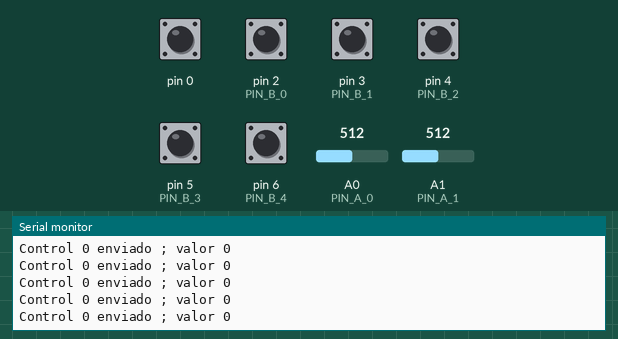
Simulated run of this sketch. Board: Arduino Leonardo, built with avr-gcc and run on an emulated ATmega32U4. Shown: the last lines printed to the serial monitor. Inputs (shaded band) come from the test bench; at power-on: pin 0, pin 2 (PIN_B_0), pin 3 (PIN_B_1), pin 4 (PIN_B_2), pin 5 (PIN_B_3), pin 6 (PIN_B_4) HIGH, A0 (PIN_A_0) = 512, A1 (PIN_A_1) = 512.

Above: at 1.2 s.
1.3 s: pin 0 pulled LOW for 0.15 s
At 1.45 s:
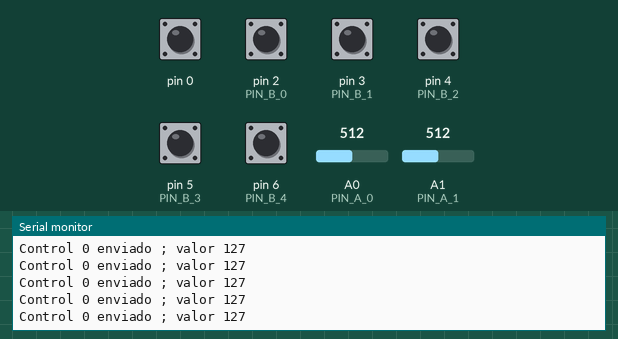
2.9 s: pin 2 (PIN_B_0) pulled LOW for 0.15 s
At 3.8 s:
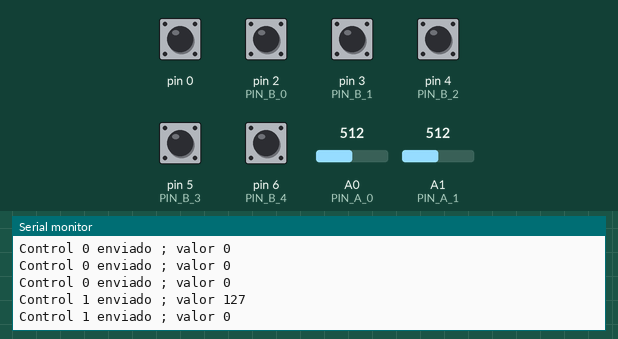
4.5 s: pin 3 (PIN_B_1) pulled LOW for 0.15 s
At 5.6 s:
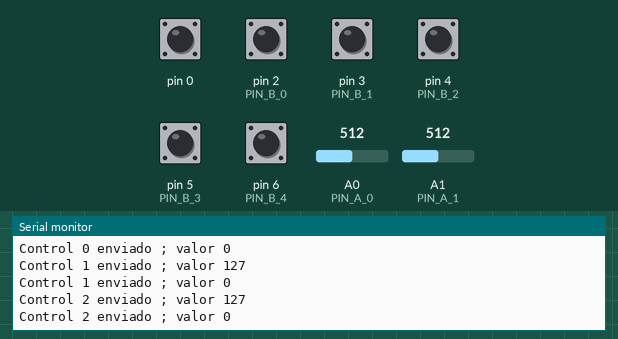
6.1 s: pin 4 (PIN_B_2) pulled LOW for 0.15 s
At 7.4 s:
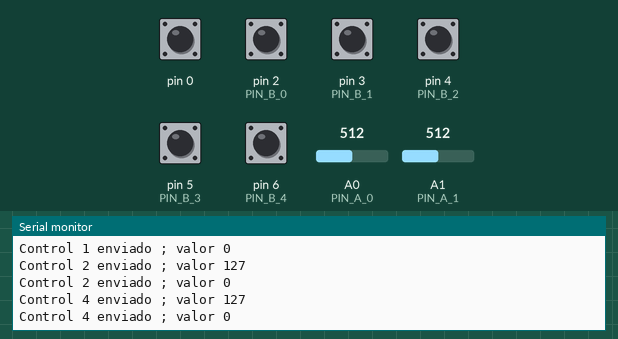
7.7 s: pin 5 (PIN_B_3) pulled LOW for 0.15 s
At 9.0 s:
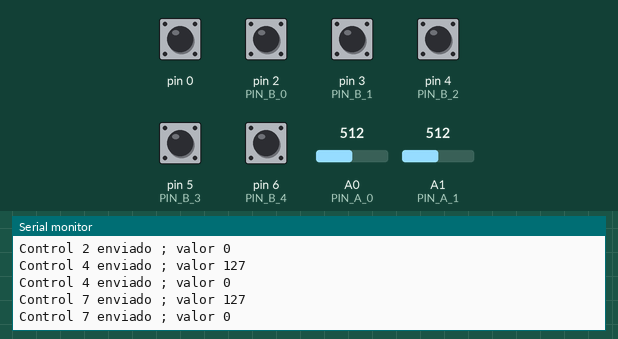
9.3 s: pin 6 (PIN_B_4) pulled LOW for 0.15 s
At 11.0 s:
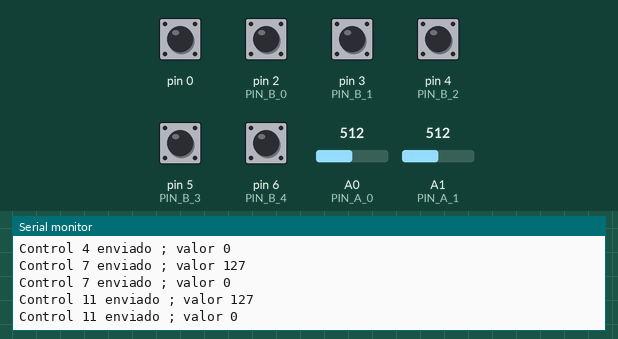
Timing chart, 0 to 11.9 s (numbered marks = the images above; inputs shaded):
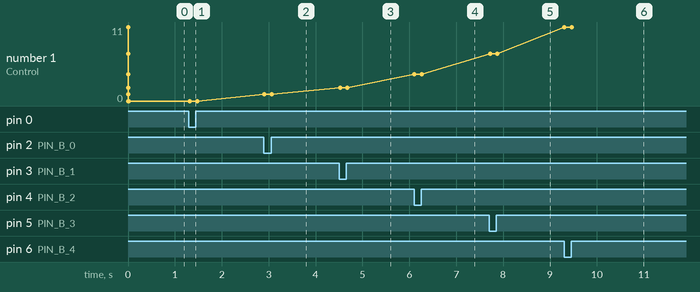

Measured:
- after the input at 1.3 s, the serial monitor: prints a new line at once (image 1)
- after the input at 2.9 s, the serial monitor: prints a new line at once (image 2)
- after the input at 4.5 s, the serial monitor: prints a new line at once (image 3)
- after the input at 6.1 s, the serial monitor: prints a new line at once (image 4)
- after the input at 7.7 s, the serial monitor: prints a new line at once (image 5)
- after the input at 9.3 s, the serial monitor: prints a new line at once (image 6)
- plotted number 1: 1 → 2 after the input at 4.5 s, 2 → 4 after the input at 6.1 s, 4 → 7 after the input at 7.7 s, 7 → 11 after the input at 9.3 s

The sketch:

midipie.ino
```cpp
#include <MIDIUSB.h>

/* Project: MIDI foot controller
*  Author: Samuel Villafranca
*
* Barcelona 2019
*/

// Elige tu canal MIDI (1-16)

const int CANAL_MIDI = 1;

// ==================== Cambia esto para ajustar el número de botones y pedales de tu montaje ====================

const int NUM_BOTONES   = 10;
const int NUM_ANALOG_IN = 2;

// OJO: Si has cambiado algo aquí tienes que hacer cambios más abajo


// ==================== PINES DE ARDUINO ==========================================================================


// Pines de los botones. Ajusta esto a tu montaje
// Añade más si es necesario
// Si añades más añádelo también en pin_d

const int PIN_B_0 = 2;
const int PIN_B_1 = 3;
const int PIN_B_2 = 4;
const int PIN_B_3 = 5;
const int PIN_B_4 = 6;
const int PIN_B_5 = 7;
const int PIN_B_6 = 8;
const int PIN_B_7 = 9;
const int PIN_B_8 = 10;
const int PIN_B_9 = 11;

// Pines de los controles analógicos. Ajustra esto a tu montaje
// Añade más si es necesario
// Si añades más añádelo también en pin_a

const int PIN_A_0 = A0;
const int PIN_A_1 = A1;

// Ajuste de los controladores analógicos:

// (MIN,MAX,HIST)

const int sensor_a_hist[NUM_ANALOG_IN] = {
  2,
  2
};

const int cc_a_min[NUM_ANALOG_IN] = {
  0,
  0
};


const int cc_a_max[NUM_ANALOG_IN] = {
  127,
  127,

};


// ====================  CONTROLADORES: Aquí van la configuracion de los CC ====================

// Cambia estos valores por el número de tus controles digitales

const int CC_0 = 1;
const int CC_1 = 2;
const int CC_2 = 4;
const int CC_3 = 7;
const int CC_4 = 11;


// Cambia estos valores por el número de tus controles analógicos

const int CC_A0 = 12;
const int CC_A1 = 13;


// ==================== Si no has añadido ni quitado botones o penales no hay nada que cambiar más abajo. ====================

int pin_d[NUM_BOTONES] = {
  PIN_B_0,
  PIN_B_1,
  PIN_B_2,
  PIN_B_3,
  PIN_B_4
};

int controles_d[NUM_BOTONES] = {
  CC_0,
  CC_1,
  CC_2,
  CC_3,
  CC_4
};

int pin_a[NUM_ANALOG_IN] = {
  PIN_A_0,
  PIN_A_1
};

int controles_a[NUM_ANALOG_IN] = {
  CC_A0,
  CC_A1
};

// ------------  No hay mas configuracion mas alla de esta linea -------------
// Por favor, manten tus zarpas alejadas.
// Have a nice day!


int sensor_d[NUM_BOTONES];
int sensor_d_antes[NUM_BOTONES];

int sensor_a[NUM_ANALOG_IN];
int sensor_a_antes[NUM_ANALOG_IN];

void setup() {
  for (int i=0; i<NUM_BOTONES; i++) {
    pinMode(pin_d[i],INPUT_PULLUP);
    sensor_d[NUM_BOTONES]=0;
    sensor_d_antes[NUM_BOTONES]=0;
  }

  for (int j= 0 ; j < NUM_ANALOG_IN; j++) {
    sensor_a[j] = map(analogRead(pin_a[j]),0,1023,cc_a_min[j],cc_a_max[j]);
    sensor_a_antes[j] = sensor_a[j];
  }

  Serial.begin(9600);
}


void loop() {

  gestionarBotones();
  gestionarPedal();

  delay(30);
}


void gestionarBotones() {
    for (int i =0; i<NUM_BOTONES; i++) {
    int valor = 23;
    sensor_d[i] =digitalRead(pin_d[i]);

    if (sensor_d[i] == 0) {
      valor=127;
    } else {
      valor = 0;
    }

    if (sensor_d[i] != sensor_d_antes[i]) {
      controlChange(CANAL_MIDI,controles_d[i],valor);
      sensor_d_antes[i]=sensor_d[i];
      MidiUSB.flush();

      Serial.print("Control "); Serial.print(controles_d[i]); Serial.print(" enviado"); Serial.print(" ; valor "); Serial.println(valor);
    }
  }
}

void gestionarPedal() {

  for (int i= 0 ; i < NUM_ANALOG_IN; i++) {
    sensor_a[i] = map(analogRead(pin_a[i]),0,1023,cc_a_min[i],cc_a_max[i]);

    if ((sensor_a[i]-sensor_a_hist[i] < sensor_a[i]) || (sensor_a[i]+sensor_a_hist[i] > sensor_a[i])) {
      controlChange(CANAL_MIDI,controles_a[i],sensor_a);
      sensor_a_antes[i] = sensor_a[i];
      MidiUSB.flush();
    }
  }
}

void controlChange(byte channel, byte control, byte value) {
  midiEventPacket_t event = {0x0B, 0xB0 | channel, control, value};
  MidiUSB.sendMIDI(event);
}
```
